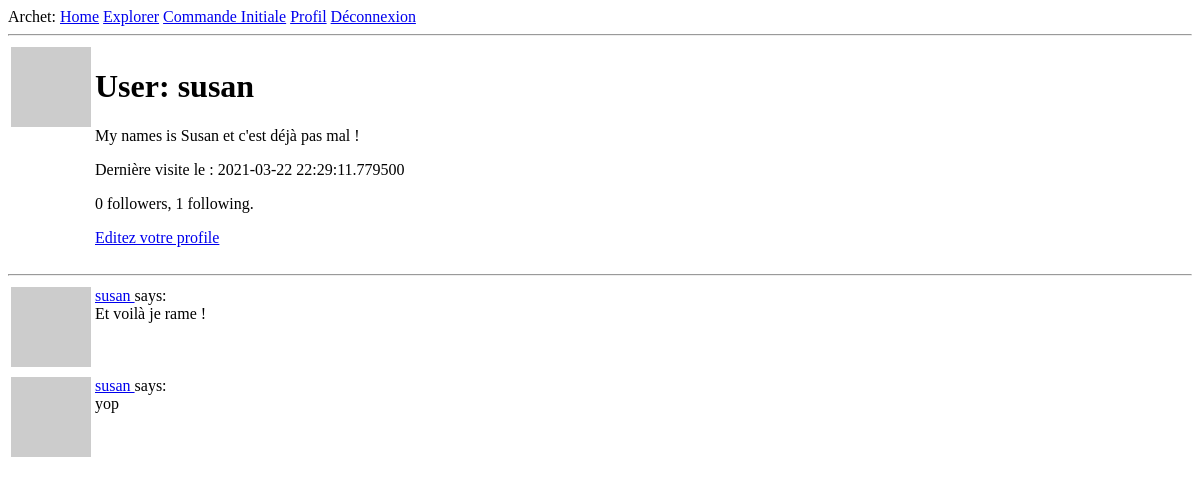
The page /user/susan (signed in) on the database as committed earlier.
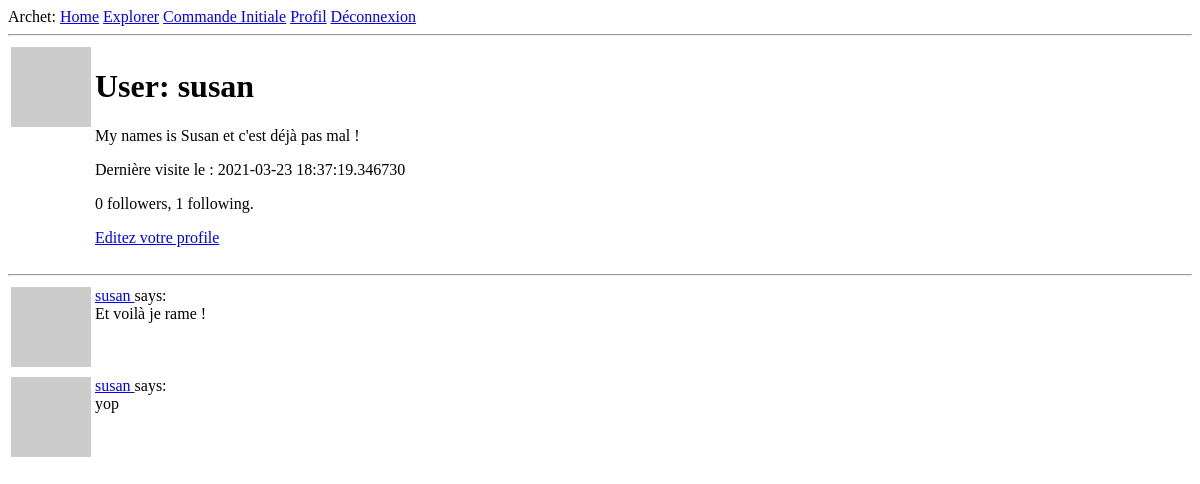
The same page on the database as committed later.
### app/models.py (models this page shows, shortened)
class User(UserMixin, db.Model):
    id = db.Column(db.Integer, primary_key=True)
    username = db.Column(db.String(64), index=True, unique=True)
    email = db.Column(db.String(120), index=True, unique=True)
    password_hash = db.Column(db.String(128))
    family_name = db.Column(db.String(128))
    surname = db.Column(db.String(128))
    member_num = db.Column(db.Integer)
    posts = db.relationship('Post', backref='author', lazy='dynamic')
    about_me = db.Column(db.String(140))
    last_seen = db.Column(db.DateTime, default=datetime.utcnow)
    followed = db.relationship(
        'User', secondary=followers,
        primaryjoin=(followers.c.follower_id == id),
        secondaryjoin=(followers.c.followed_id == id),
        backref=db.backref('followers', lazy='dynamic'), lazy='dynamic')
    def avatar(self, size):
        digest = md5(self.email.lower().encode('utf-8')).hexdigest()
        return 'https://www.gravatar.com/avatar/{}?d=retro&s={}'.format(
            digest, size)

class Post(db.Model):
    id = db.Column(db.Integer, primary_key=True)
    body = db.Column(db.String(140))
    timestamp = db.Column(db.DateTime, index=True, default=datetime.utcnow)
    user_id = db.Column(db.Integer, db.ForeignKey('user.id'))

### app/routes.py (the view)
@app.route('/user/<username>')
@login_required
def user(username):
    user = User.query.filter_by(username=username).first_or_404()
    page = request.args.get('page', 1, type=int)
    posts = user.posts.order_by(Post.timestamp.desc()).paginate(
        page, app.config['POSTS_PER_PAGE'], False)
    next_url = url_for('user', username=user.username, page=posts.next_num) \
        if posts.has_next else None
    prev_url = url_for('user', username=user.username, page=posts.prev_num) \
        if posts.has_prev else None
    form = EmptyForm()
    return render_template('user.html', user=user, posts=posts.items,
                           next_url=next_url, prev_url=prev_url, form=form)

### app/models.py (called while the page is built)
@login.user_loader
def load_user(id):
    return User.query.get(int(id))

### app/routes.py (called while the page is built)
@app.before_request
def before_request():
    if current_user.is_authenticated:
        current_user.last_seen = datetime.utcnow()
        db.session.commit()

### app/templates/user.html (shortened to what this page needs)
{% extends "base.html" %}
{% block content %}
    <table>
        <tr valign="top">
            <td><img src="{{ user.avatar(128) }}"></td>
            <td>
                <h1>User: {{ user.username }}</h1>
                {% if user.about_me %}<p>{{ user.about_me }}</p>{% endif %}
                {% if user.last_seen %}<p>Dernière visite le : {{ user.last_seen }}</p>{% endif %}
                <p>{{ user.followers.count() }} followers, {{ user.followed.count() }} following.</p>
                {% if user == current_user %}
                <p><a href="{{ url_for('edit_profile') }}">Editez votre profile</a></p>
                {% endif %}
            </td>
        </tr>
    </table>
    <hr>
    {% for post in posts %}
        {% include '_post.html' %}
    {% endfor %}
{% endblock %}

### app/templates/base.html (shortened to what this page needs)
<!DOCTYPE html>
<html lang="fr">
<head>
</head>
<body>
    <div>Archet:
        <a href={{url_for('index')}}>Home</a>
        <a href={{ url_for('explore') }}>Explorer</a>
        {% if current_user.is_anonymous %}
        <a href={{url_for('login')}}>Connexion</a>
        {% else %}
        <a href={{ url_for('commande_initiale', username=current_user.username)}}>Commande Initiale</a>
        <a href={{ url_for('user', username=current_user.username) }}>Profil</a>
        <a href={{ url_for('logout') }}>Déconnexion</a>
        {% endif %}
    </div>
    <hr>
    {% block content %}{% endblock %}
</body>
</html>

### app/templates/_post.html
    <table>
        <tr valign="top">
            <td><img src="{{ post.author.avatar(36) }}"></td>
            <td>
                <a href="{{ url_for('user', username=post.author.username) }}">
                    {{ post.author.username }}
                </a>
                says:<br>{{ post.body }}
            </td>
        </tr>
    </table>

Rows that differ between the two databases and show on the page:
changed User "susan": last_seen "2021-03-22 22:29:11.779500" → "2021-03-23 18:37:19.346730"
